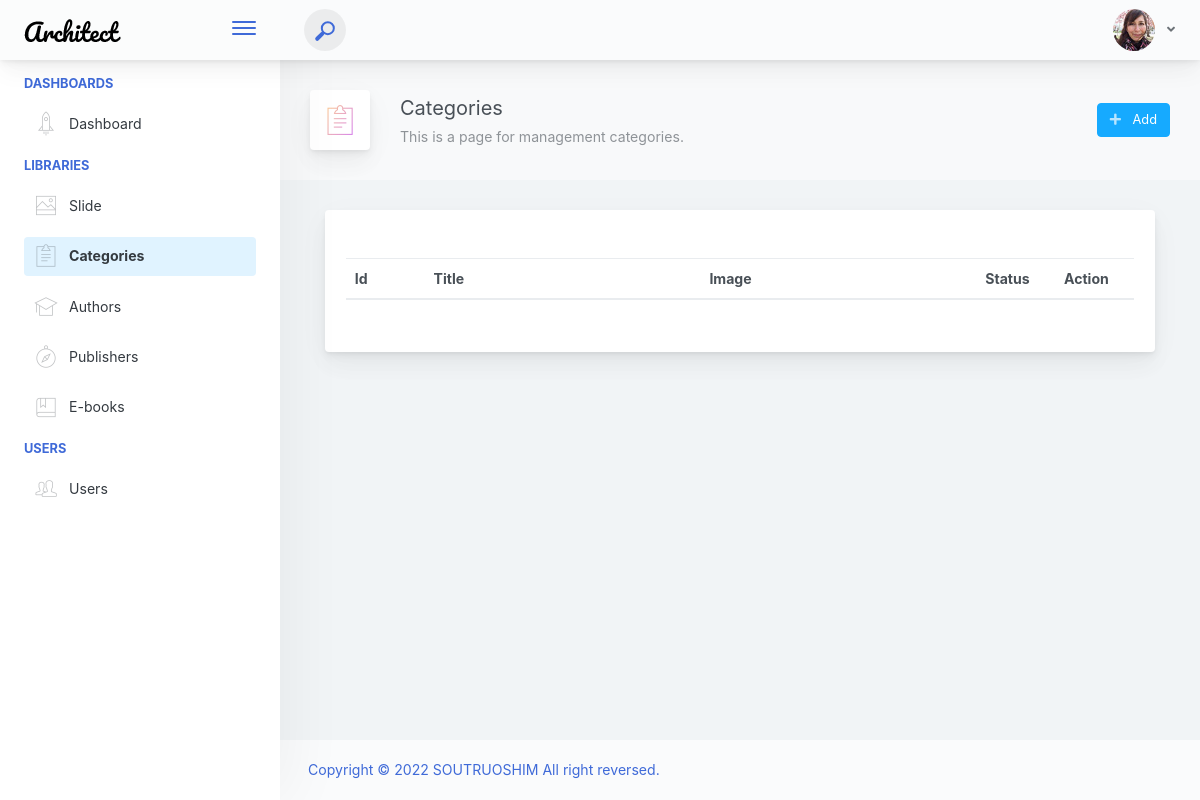
The app's page /admin/category/categories.php, older data.
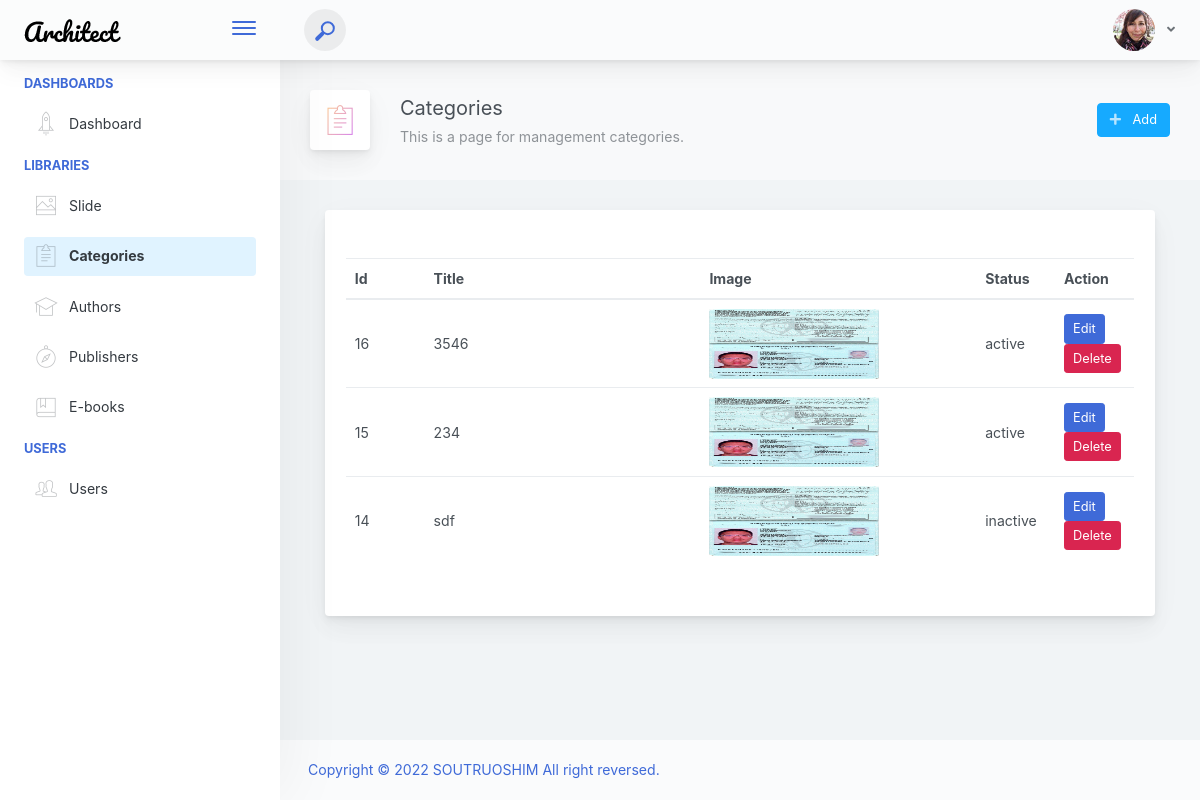
The same page, newer data.
### tables this page shows
CREATE TABLE IF NOT EXISTS `categories` (
  `id` bigint(20) UNSIGNED NOT NULL AUTO_INCREMENT,
  `title` varchar(191) DEFAULT NULL,
  `slug` varchar(191) DEFAULT NULL,
  `image` varchar(200) DEFAULT NULL,
  `status` enum('active','inactive') NOT NULL,
  `created_at` timestamp NULL DEFAULT CURRENT_TIMESTAMP,
  `updated_at` timestamp NULL DEFAULT NULL,
  PRIMARY KEY (`id`)
);

### objects/category.php (called while the page is built, shortened)
<?php
class Category
{
    private $conn;
    private $table_name = "categories";
    public function __construct($db)
    {
        $this->conn = $db;
    }
    public function readAll()
    {
        $query = "SELECT
                *
            FROM
                " . $this->table_name . "
            ORDER BY
                id DESC";
        $stmt = $this->conn->prepare($query);
        $stmt->execute();
        return $stmt;
    }
}

### admin/category/categories.php (the view, shortened to what this page needs)
<?php
   include("../inc/header.php");
    include(__DIR__ . "/../../objects/category.php");
?>
<div class="app-page-title">
    <div class="page-title-wrapper">
        <div class="page-title-heading">
            <div class="page-title-icon">
            <i class="pe-7s-note2 icon-gradient bg-mean-fruit">
                </i>
            </div>
            <div>Categories
                <div class="page-title-subheading">This is a page for management categories.
                </div>
            </div>
        </div>
        <div class="page-title-actions">
            <div class="d-inline-block dropdown">
                <a type="button" class="btn-shadow btn btn-info" href="../category/add_category.php" >
                    <span class="btn-icon-wrapper pr-2 opacity-7">
                        <i class="fa fa-plus fa-w-20"></i>
                    </span>
                    Add
                </a>
            </div>
        </div>
    </div>
</div>
            <div class="content-wrap">
                <div class="container-fluid">
                <div class="main-card mb-3 card">
                 <div class="card-body"><h5 class="card-title"></h5>
                <div class="row">
                        <div class="col-md-12 p-3">
                            <table class="table" id="tbl_category">
                                <thead>
                                    <tr>
                                        <th scope="col" width = "10%">Id</th>
                                        <th scope="col" width = "35%">Title</th>
                                        <th scope="col" width = "35%">Image</th>
                                        <th scope="col" width = "10%">Status</th>
                                        <th scope="col" width = "10%">Action</th>
                                    </tr>
                                </thead>
                                <tbody>
                                    <?php
                                       $database = new Database();
                                       $db = $database->getConnection();
                                       $category = new Category($db);
                                       $stmt = $category->readAll();
                                    ?>
                                    <?php while ($row = $stmt->fetch(PDO::FETCH_ASSOC)) {
                                        $id = $row['id']; ?>
                                        <tr>
                                            <td><?php echo $row['id']; ?></td>
                                            <td><?php echo $row['title']; ?></td>
                                            <td><img src="<?= '../../upload/images/category/'.$row['image'] ?>" width="170" height="70"/> </td>
                                            <td><?php echo $row['status']; ?></td>
                                            <td>
                                                <form method="POST" action="queries/delete_category.php">
                                                    <a href="edit_category.php?id=<?php echo $row['id']; ?>" type="button" class="btn btn-primary btn-sm">Edit</a>
                                                    <a delete-id='<?= $id ?>' class='btn btn-danger text-white btn-sm delete-object' type="button">Delete</a>
                                                </form>
                                            </td>
                                        </tr>
                                    <?php } ?>
                              </tbody>
                            </table>
                        </div>
                    </div>
                </div>
                </div>
                </div>
            </div>
<?php
   include("../inc/footer.php");
?>

Row changes from the older to the newer data that the page shows:
added categories: id "16", title "3546", image (picture), status "active"
added categories: id "15", title "234", image (picture), status "active"
added categories: id "14", title "sdf", image (picture), status "inactive"
